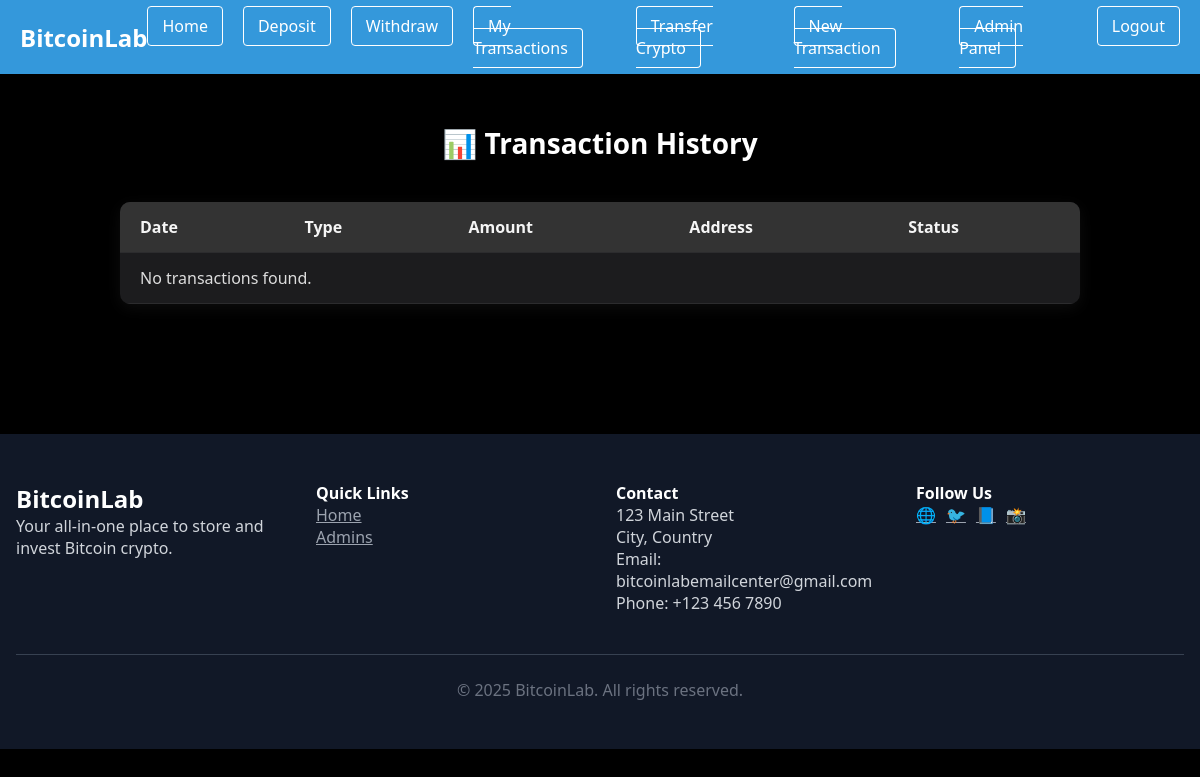
The app's page /transaction (signed in), older data.
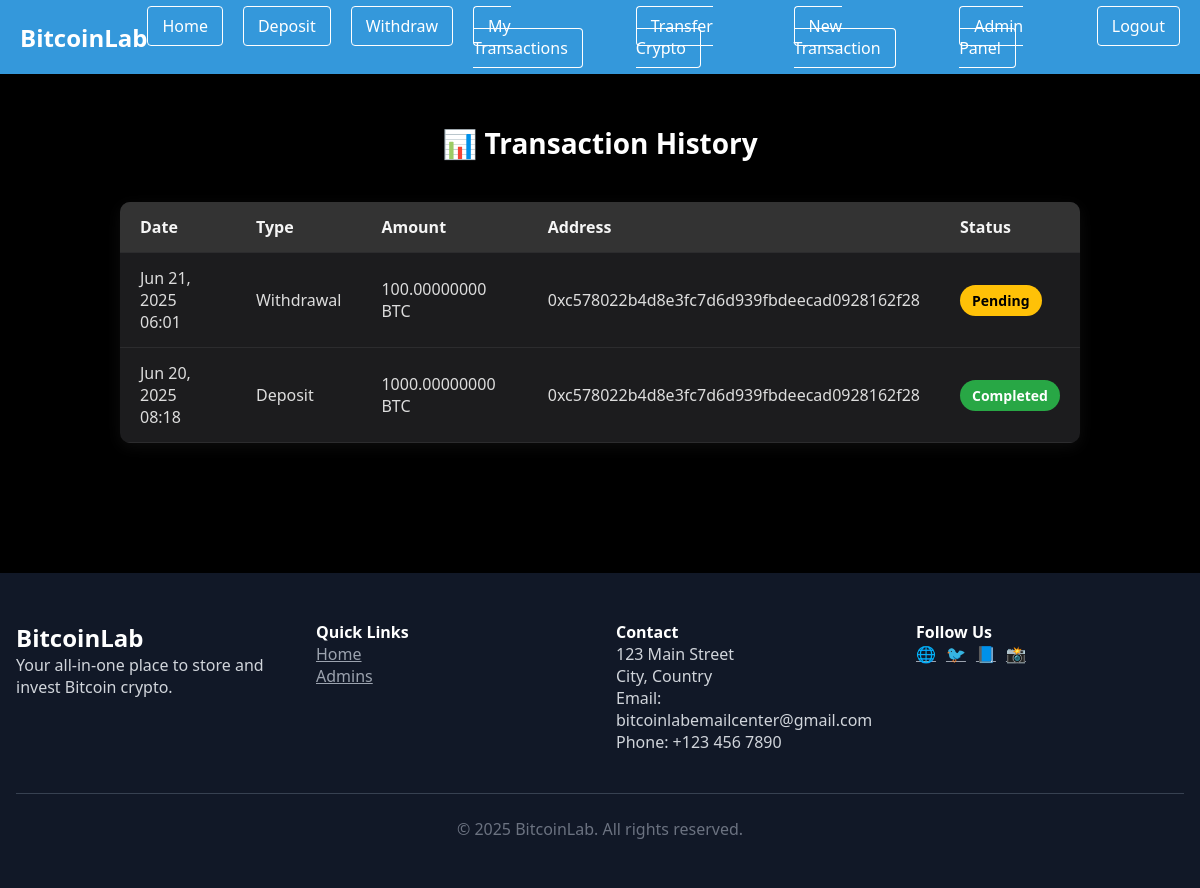
The same page, newer data.
### core/models.py (models this page shows)
class Transaction(models.Model):
    TRANSACTION_TYPES = [('deposit', 'Deposit'), ('withdrawal', 'Withdrawal')]
    STATUS_CHOICES = [('pending', 'Pending'), ('completed', 'Completed')]
    user = models.ForeignKey(User, on_delete=models.CASCADE)
    amount = models.DecimalField(max_digits=18, decimal_places=8)
    transaction_type = models.CharField(max_length=10, choices=TRANSACTION_TYPES)
    address = models.CharField(max_length=255)
    status = models.CharField(max_length=20, choices=STATUS_CHOICES, default='pending')
    created_at = models.DateTimeField(auto_now_add=True)

### core/views.py (the view)
# urls.py: path('transaction', views.transaction, name='transaction'),
@login_required
def transaction(request):
    transactions = Transaction.objects.filter(user=request.user).order_by('-created_at')
    return render(request, 'wallet/transaction.html', {'transactions': transactions})

### templates/wallet/transaction.html (shortened to what this page needs)
{% extends 'base.html' %}
{% load static %}
{% block content %}
<div class="container">
  <h2>📊 Transaction History</h2>
  <div class="table-responsive">
    <table class="transaction-table">
      <thead>
        <tr>
          <th>Date</th>
          <th>Type</th>
          <th>Amount</th>
          <th>Address</th>
          <th>Status</th>
        </tr>
      </thead>
      <tbody>
        {% for tx in transactions %}
        <tr>
          <td>{{ tx.created_at|date:"M d, Y H:i" }}</td>
          <td>{{ tx.transaction_type|title }}</td>
          <td>{{ tx.amount }} BTC</td>
          <td>{{ tx.address }}</td>
          <td>
            <span class="badge badge-{{ tx.status }}">{{ tx.status|title }}</span>
          </td>
        </tr>
        {% empty %}
        <tr>
          <td colspan="5" class="text-center">No transactions found.</td>
        </tr>
        {% endfor %}
      </tbody>
    </table>
  </div>
</div>
{% endblock %}

Row changes from the older to the newer data that the page shows:
added Transaction: created_at "Jun 21, 2025 06:01", transaction_type "Withdrawal", amount "100.00000000", address "0xc578022b4d8e3fc7d6d939fbdeecad0928162f28", status "Pending"
added Transaction: created_at "Jun 20, 2025 08:18", transaction_type "Deposit", amount "1000.00000000", address "0xc578022b4d8e3fc7d6d939fbdeecad0928162f28", status "Completed"
Text that changed along with them:
text no longer shown: "No transactions found."
